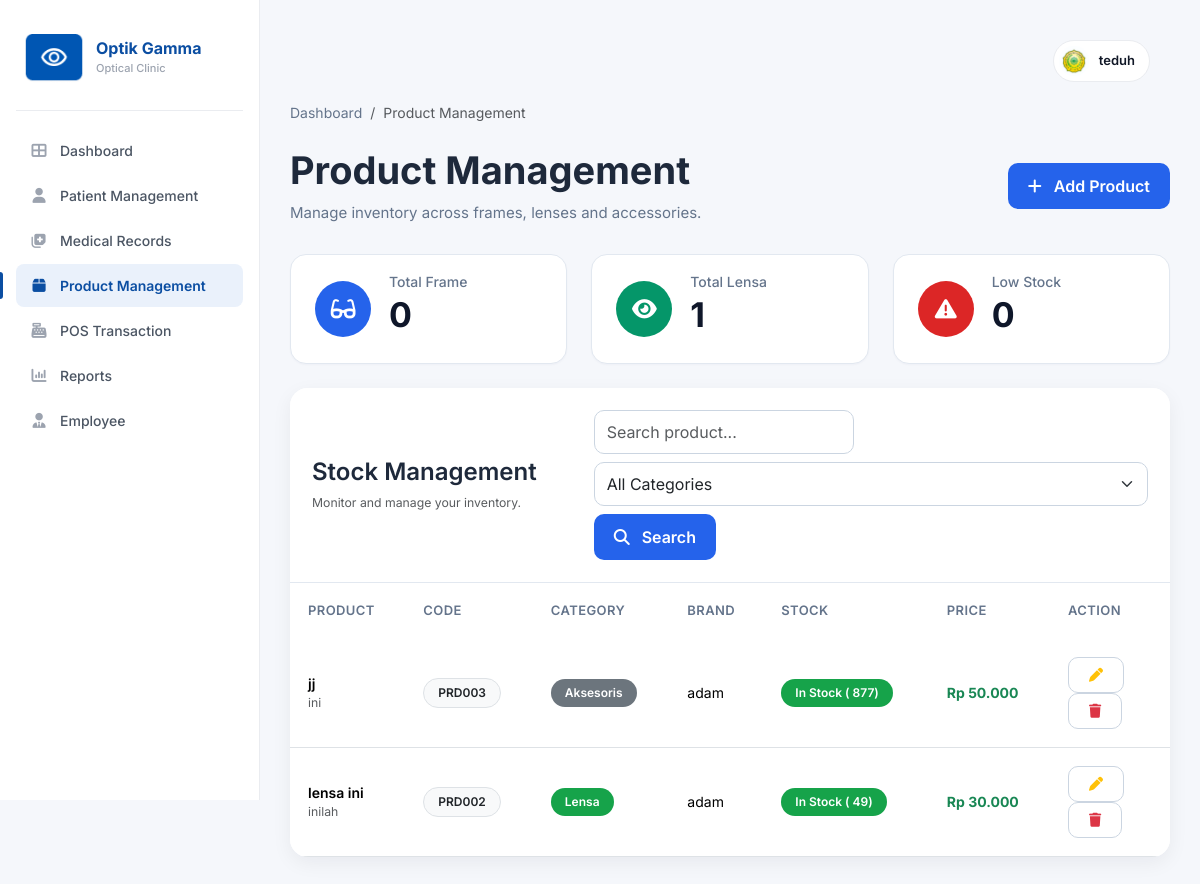
Screenshot of /product/index.php (signed in) with the database file from the repository.
### tables this page shows
CREATE TABLE `users` (
  `id` int(11) NOT NULL,
  `nama` varchar(100) NOT NULL,
  `username` varchar(50) NOT NULL,
  `password` varchar(255) NOT NULL,
  `role` enum('Admin','Karyawan') NOT NULL,
  `no_hp` varchar(20) DEFAULT NULL,
  `email` varchar(100) DEFAULT NULL,
  `alamat` text DEFAULT NULL,
  `foto` varchar(255) DEFAULT 'default.png',
  `status` enum('Aktif','Nonaktif') DEFAULT 'Aktif',
  `created_at` timestamp NOT NULL DEFAULT current_timestamp()
);

CREATE TABLE `products` (
  `id` int(11) NOT NULL,
  `kode_produk` varchar(20) NOT NULL,
  `nama_produk` varchar(100) NOT NULL,
  `kategori` enum('Frame','Lensa','Aksesoris') NOT NULL,
  `merk` varchar(100) DEFAULT NULL,
  `harga_beli` decimal(12,2) DEFAULT 0.00,
  `harga_jual` decimal(12,2) DEFAULT 0.00,
  `stok` int(11) DEFAULT 0,
  `satuan` varchar(20) DEFAULT NULL,
  `deskripsi` text DEFAULT NULL,
  `created_at` timestamp NOT NULL DEFAULT current_timestamp()
);

### product/index.php (the view, shortened to what this page needs)
<?php
include "../config/database.php";
$user_id = $_SESSION['id'];
$qUser = mysqli_query($conn, "
SELECT nama, foto
FROM users
WHERE id='$user_id'
");
$user = mysqli_fetch_assoc($qUser);
$foto = "../assets/img/default.png";
if (
    $user &&
    !empty($user['foto']) &&
    file_exists("../assets/img/profile/" . $user['foto'])
) {
    $foto = "../assets/img/profile/" . $user['foto'];
}
$totalFrame = mysqli_fetch_assoc(mysqli_query($conn, "
SELECT COUNT(*) total
FROM products
WHERE kategori='Frame'
"));
$totalLensa = mysqli_fetch_assoc(mysqli_query($conn, "
SELECT COUNT(*) total
FROM products
WHERE kategori='Lensa'
"));
$lowStock = mysqli_fetch_assoc(mysqli_query($conn, "
SELECT COUNT(*) total
FROM products
WHERE stok <= 10
"));
$search = "";
$where = "";
$query = mysqli_query($conn, "
SELECT *
FROM products
WHERE 1
$where
ORDER BY id DESC
");
?>
<!DOCTYPE html>
<html lang="en">
<head>
    <link href="https://cdn.jsdelivr.net/npm/bootstrap@5.3.3/dist/css/bootstrap.min.css" rel="stylesheet">
    <link rel="stylesheet" href="https://cdnjs.cloudflare.com/ajax/libs/font-awesome/6.6.0/css/all.min.css">
    <link rel="stylesheet" href="../assets/css/dashboard.css">
    <link rel="stylesheet" href="../assets/css/product.css">
</head>
<body>
    <div class="app-shell">
        <aside class="sidebar">
            <div class="brand">
                <div class="brand-logo">
                    <img src="../assets/img/logo.png">
                </div>
                <div class="brand-text">
                    <div class="brand-name">
                        Optik Gamma
                    </div>
                    <div class="brand-sub">
                        Optical Clinic
                    </div>
                </div>
            </div>
            <?php
            $isAdmin = (strtolower($_SESSION['role']) == 'admin');
            ?>
            <nav class="side-nav">
                <a href="../dashboard.php" class="nav-item">
                    <i class="fa-solid fa-table-cells-large"></i>
                    Dashboard
                </a>
                <a href="../patient/index.php" class="nav-item">
                    <i class="fa-solid fa-user"></i>
                    Patient Management
                </a>
                <a href="../medical/index.php" class="nav-item">
                    <i class="fa-solid fa-notes-medical"></i>
                    Medical Records
                </a>
                <?php if ($isAdmin) { ?>
                    <a href="index.php" class="nav-item active">
                        <i class="fa-solid fa-box"></i>
                        Product Management
                    </a>
                <?php } ?>
                <a href="../transaction/index.php" class="nav-item">
                    <i class="fa-solid fa-cash-register"></i>
                    POS Transaction
                </a>
                <?php if ($isAdmin) { ?>
                    <a href="../reports/index.php" class="nav-item">
                        <i class="fa-solid fa-chart-column"></i>
                        Reports
                    </a>
                    <a href="../employee/index.php" class="nav-item">
                        <i class="fa-solid fa-user-tie"></i>
                        Employee
                    </a>
                <?php } ?>
            </nav>
        </aside>
        <main class="main">
            <header class="topbar">
                <div class="top-actions ms-auto">
                    <div class="admin-chip">
                        <img src="<?= $foto; ?>" alt="Profile">
                        <span>
                            <?= htmlspecialchars($user['nama']); ?>
                        </span>
                    </div>
                </div>
            </header>
            <nav aria-label="breadcrumb">
                <ol class="breadcrumb">
                    <li class="breadcrumb-item">
                        <a href="../dashboard.php">
                            Dashboard
                        </a>
                    </li>
                    <li class="breadcrumb-item active">
                        Product Management
                    </li>
                </ol>
            </nav>
            <div class="page-header">
                <div>
                    <h2>
                        Product Management
                    </h2>
                    <p>
                        Manage inventory across frames, lenses and accessories.
                    </p>
                </div>
                <a href="add.php" class="btn btn-primary">
                    <i class="fa-solid fa-plus me-2"></i>
                    Add Product
                </a>
            </div>
            <div class="row g-4 mb-4">
                <div class="col-lg-4">
                    <div class="stat-card">
                        <div class="icon blue">
                            <i class="fa-solid fa-glasses"></i>
                        </div>
                        <div>
                            <h6>Total Frame</h6>
                            <h2>
                                <?= $totalFrame['total']; ?>
                            </h2>
                        </div>
                    </div>
                </div>
                <div class="col-lg-4">
                    <div class="stat-card">
                        <div class="icon green">
                            <i class="fa-solid fa-eye"></i>
                        </div>
                        <div>
                            <h6>Total Lensa</h6>
                            <h2>
                                <?= $totalLensa['total']; ?>
                            </h2>
                        </div>
                    </div>
                </div>
                <div class="col-lg-4">
                    <div class="stat-card">
                        <div class="icon red">
                            <i class="fa-solid fa-triangle-exclamation"></i>
                        </div>
                        <div>
                            <h6>Low Stock</h6>
                            <h2>
                                <?= $lowStock['total']; ?>
                            </h2>
                        </div>
                    </div>
                </div>
            </div>
            <div class="card">
                <div class="card-header">
                    <div class="d-flex justify-content-between align-items-center flex-wrap gap-3">
                        <div>
                            <h5 class="mb-1">
                                Stock Management
                            </h5>
                            <small class="text-muted">
                                Monitor and manage your inventory.
                            </small>
                        </div>
                        <form method="GET" class="d-flex gap-2 flex-wrap">
                            <input type="text" name="search" class="form-control" placeholder="Search product..."
                                value="<?= htmlspecialchars($search); ?>">
                            <select name="kategori" class="form-select">
                                <option value="">
                                    All Categories
                                </option>
                            </select>
                            <button class="btn btn-primary">
                                <i class="fa-solid fa-search me-2"></i>
                                Search
                            </button>
                        </form>
                    </div>
                </div>
                <div class="card-body p-0">
                    <div class="table-responsive">
                        <table class="table align-middle">
                            <thead>
                                <tr>
                                    <th>Product</th>
                                    <th>Code</th>
                                    <th>Category</th>
                                    <th>Brand</th>
                                    <th>Stock</th>
                                    <th>Price</th>
                                    <th width="120">
                                        Action
                                    </th>
                                </tr>
                            </thead>
                            <tbody>
                                <?php if (mysqli_num_rows($query) > 0) { ?>
                                    <?php while ($row = mysqli_fetch_assoc($query)) { ?>
                                        <tr>
                                            <td>
                                                <div class="d-flex flex-column">
                                                    <span class="fw-semibold">
                                                        <?= htmlspecialchars($row['nama_produk']); ?>
                                                    </span>
                                                    <small class="text-muted">
                                                        <?= htmlspecialchars($row['deskripsi']); ?>
                                                    </small>
                                                </div>
                                            </td>
                                            <td>
                                                <span class="badge bg-light text-dark border">
                                                    <?= htmlspecialchars($row['kode_produk']); ?>
                                                </span>
                                            </td>
                                            <td>
                                                <?php
                                                if ($row['kategori'] == "Frame") {
                                                    echo '<span class="badge bg-primary">Frame</span>';
                                                } elseif ($row['kategori'] == "Lensa") {
                                                    echo '<span class="badge bg-success">Lensa</span>';
                                                } else {
                                                    echo '<span class="badge bg-secondary">' . $row['kategori'] . '</span>';
                                                }
                                                ?>
                                            </td>
                                            <td>
                                                <?= htmlspecialchars($row['merk']); ?>
                                            </td>
                                            <td>
                                                <?php if ($row['stok'] <= 10) { ?>
                                                    <span class="badge bg-danger">
                                                        Low Stock (
                                                        <?= $row['stok']; ?>)
                                                    </span>
                                                <?php } else { ?>
                                                    <span class="badge bg-success">
                                                        In Stock (
                                                        <?= $row['stok']; ?>)
                                                    </span>
                                                <?php } ?>
                                            </td>
                                            <td class="fw-bold text-success">
                                                Rp
                                                <?= number_format($row['harga_jual'], 0, ",", "."); ?>
                                            </td>
                                            <td>
                                                <a href="edit.php?id=<?= $row['id']; ?>" class="btn btn-light" title="Edit">
                                                    <i class="fa-solid fa-pen text-warning"></i>
                                                </a>
                                                <a href="delete.php?id=<?= $row['id']; ?>" class="btn btn-light" title="Delete"
                                                    onclick="return confirm('Hapus produk ini?')">
                                                    <i class="fa-solid fa-trash text-danger"></i>
                                                </a>
                                            </td>
                                        </tr>
                                    <?php } ?>
                                <?php } ?>
                            </tbody>
                        </table>
                    </div>
                </div>
            </div>
        </main>
    </div>
</body>
</html>

### assets/css/dashboard.css (style rules this page uses)
* { margin: 0; padding: 0; box-sizing: border-box; font-family: 'Inter', sans-serif; }
:root { --primary: #0B4EA2; --primary-dark: #083A7B; --primary-soft: #EAF1FB; --text: #111827; --muted: #6B7280; --muted-2: #9CA3AF; --border: #EAECF0; --bg: #F5F7FB; --card: #ffffff; --green: #22c55e; --green-soft: #DCFCE7; --green-text: #166534; --blue-soft: #DBEAFE; --blue-text: #1E40AF; --red: #ef4444; --red-soft: #FEE2E2; --red-text: #B91C1C; }
body { background: var(--bg); color: var(--text); font-size: 14px; }
.app-shell { display: grid; grid-template-columns: 260px 1fr; min-height: 100vh; }
.sidebar { background: #fff; border-right: 1px solid var(--border); padding: 22px 16px; display: flex; flex-direction: column; position: sticky; top: 0; height: 100vh; }
.brand { display: flex; align-items: center; gap: 12px; padding: 6px 8px 22px; border-bottom: 1px solid var(--border); margin-bottom: 18px; }
.brand-logo { width: 60px; height: 60px; background: transparent; border-radius: 0; }
.brand-logo img { width: 100%; height: 100%; object-fit: contain; filter: none; }
.brand-name { font-size: 16px; font-weight: 700; color: var(--primary); line-height: 1.1; }
.brand-sub { font-size: 11px; color: var(--muted-2); font-weight: 500; margin-top: 2px; }
.side-nav { display: flex; flex-direction: column; gap: 2px; flex: 1; }
.nav-item { display: flex; align-items: center; gap: 12px; padding: 11px 14px; color: #4B5563; text-decoration: none; border-radius: 8px; font-size: 14px; font-weight: 500; position: relative; transition: background .18s, color .18s; }
.nav-item i { width: 18px; text-align: center; font-size: 15px; color: #9CA3AF; }
.nav-item.active { background: var(--primary-soft); color: var(--primary); font-weight: 600; }
.nav-item.active i { color: var(--primary); }
.nav-item.active::before { content: ""; position: absolute; left: -16px; top: 8px; bottom: 8px; width: 3px; border-radius: 0 3px 3px 0; background: var(--primary); }
.main { padding: 20px 30px 40px; }
.topbar { display: flex; justify-content: flex-end; align-items: center; padding: 20px; }
.top-actions { display: flex; align-items: center; gap: 10px; }
.admin-chip { display: flex; align-items: center; gap: 10px; background: #fff; border: 1px solid var(--border); padding: 5px 14px 5px 5px; border-radius: 999px; font-size: 13px; font-weight: 600; color: var(--text); }
.admin-chip img { width: 30px; height: 30px; border-radius: 50%; object-fit: cover; }
.stat-card { background: var(--card); border: 1px solid var(--border); border-radius: 14px; padding: 20px; display: flex; align-items: center; gap: 16px; box-shadow: 0 1px 2px rgba(17, 39, 82, .03); transition: transform .2s, box-shadow .2s; }

### rows the page displays
users: foto (picture), nama "teduh"
products: nama_produk "jj", deskripsi "ini", kode_produk "PRD003", kategori "Aksesoris", merk "adam", stok "877", harga_jual "50.000"
products: nama_produk "lensa ini", deskripsi "inilah", kode_produk "PRD002", kategori "Lensa", merk "adam", stok "49", harga_jual "30.000"

### other values shown
$totalFrame['total'] "0"
$totalLensa['total'] "1"
$lowStock['total'] "0"
